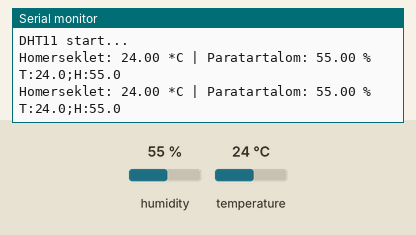
Bench run of a sketch on a simulated Arduino Uno, built with avr-gcc and run on an emulated ATmega328P. Shown: the last lines printed to the serial monitor. The test bench sets the inputs (shaded band); at power-on: humidity 55 %, temperature 24 °C.

Above: at 4.8 s.
4.9 s: humidity set to 22 %
At 7.1 s:
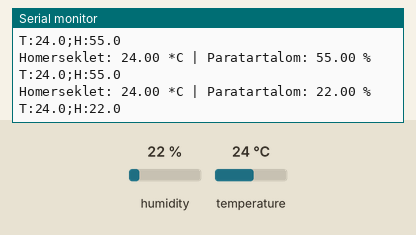
7.9 s: temperature set to 12 °C
At 9.6 s:
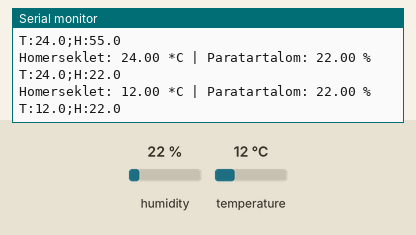
10.9 s: humidity set to 40 %
At 13.3 s:
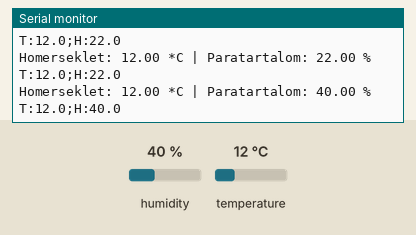
Timing chart, 0 to 14.8 s (numbered marks = the images above; inputs shaded):
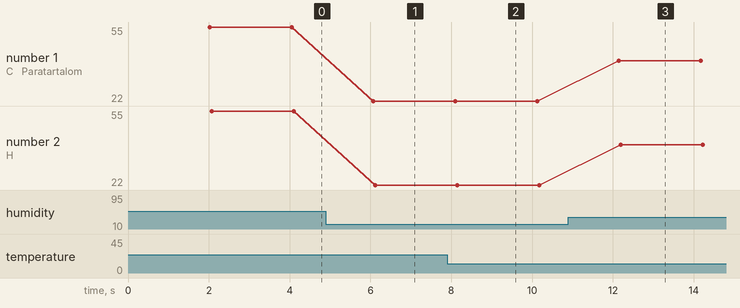

The sketch:

dht11-rbserial.ino
```cpp
#include "DHT.h"

// ---- BEÁLLÍTÁSOK ----

// DHT11 DATA láb -> Arduino D2
#define DHTPIN 2

// Szenzor típusa
#define DHTTYPE DHT11

DHT dht(DHTPIN, DHTTYPE);

void setup() {
  Serial.begin(9600);       // Soros kapcsolat Pi felé (USB-n)
  Serial.println("DHT11 start...");
  dht.begin();
}

void loop() {
  delay(2000);  // 2 mp-enként mérünk

  float humidity = dht.readHumidity();
  float temperature = dht.readTemperature(); // Celsius

  // Ha hiba történt a mérésnél:
  if (isnan(humidity) || isnan(temperature)) {
    Serial.println("ERROR");
    return;
  }

  // Embernek olvasható formátum:
  Serial.print("Homerseklet: ");
  Serial.print(temperature);
  Serial.print(" *C | Paratartalom: ");
  Serial.print(humidity);
  Serial.println(" %");

  // Gépnek (Raspberry Pi Python scriptnek) könnyen feldolgozható formátum:
  Serial.print("T:");
  Serial.print(temperature, 1);
  Serial.print(";H:");
  Serial.println(humidity, 1);
}
```

Measured:
- after the input at 4.9 s, the serial monitor: prints a new line after 1.2 s (image 1)
- after the input at 7.9 s, the serial monitor: prints a new line after 0.20 s (image 2)
- after the input at 10.9 s, the serial monitor: prints a new line after 1.2 s (image 3)
- plotted number 1: 55 → 22 after the input at 4.9 s, 22 → 40 after the input at 10.9 s
- plotted number 2: 55 → 22 after the input at 4.9 s, 22 → 40 after the input at 10.9 s
